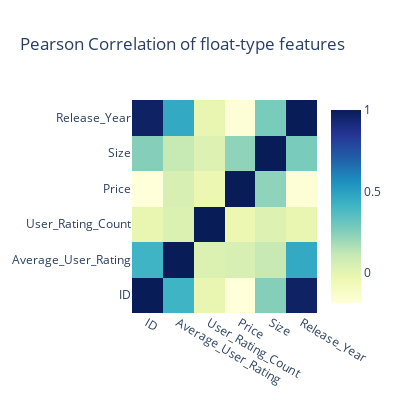

The code cell stored with this chart in its notebook:
### Markdown cell above
### Pearson Correlation of float-type features

### Code cell
data = [
    go.Heatmap(
        z = df.corr().values,
        x = df.corr().columns.values,
        y = df.corr().columns.values,
        colorscale='YlGnBu',
        reversescale=False,
    )
]

layout = go.Layout(
    title='Pearson Correlation of float-type features',
    xaxis = dict(ticks=''),
    yaxis = dict(ticks='' ),
    width = 400, height = 400,
    margin = dict(
        l = 100
    )
)

fig = go.Figure(data=data, layout=layout)
py.iplot(fig, filename='labelled-heatmap')

### Figure 1 — Plotly figure (JSON) as saved in the notebook; plotly's stock layout.template omitted (floating-point values rounded to 4 significant figures)
{"data": [{"colorscale": [[0, "rgb(255,255,217)"], [0.125, "rgb(237,248,177)"], [0.25, "rgb(199,233,180)"], [0.375, "rgb(127,205,187)"], [0.5, "rgb(65,182,196)"], [0.625, "rgb(29,145,192)"], [0.75, "rgb(34,94,168)"], [0.875, "rgb(37,52,148)"], [1, "rgb(8,29,88)"]], "reversescale": false, "type": "heatmap", "x": ["ID", "Average_User_Rating", "User_Rating_Count", "Price", "Size", "Release_Year"], "y": ["ID", "Average_User_Rating", "User_Rating_Count", "Price", "Size", "Release_Year"], "z": [[1, 0.4145, -0.02023, -0.1862, 0.2455, 0.9708], [0.4145, 1, 0.03475, 0.04665, 0.1087, 0.4598], [-0.02023, 0.03475, 1, -0.03512, 0.02672, -0.01861], [-0.1862, 0.04665, -0.03512, 1, 0.2281, -0.1747], [0.2455, 0.1087, 0.02672, 0.2281, 1, 0.2721], [0.9708, 0.4598, -0.01861, -0.1747, 0.2721, 1]]}], "layout": {"height": 400, "margin": {"l": 100}, "title": {"text": "Pearson Correlation of float-type features"}, "width": 400, "xaxis": {"ticks": ""}, "yaxis": {"ticks": ""}}}
